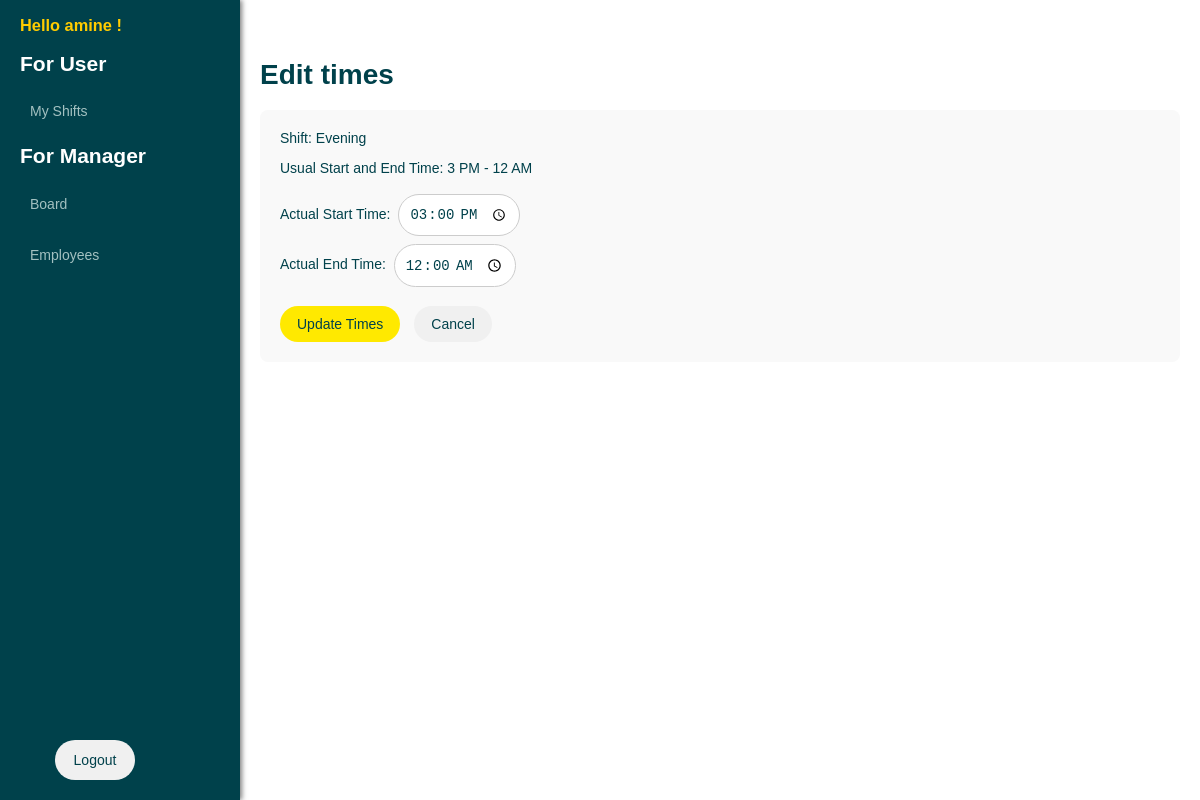
The app's page /my_shifts/update_actual_times/52 (signed in) with its own data.
### tables this page shows
CREATE TABLE "users" (
            id INTEGER PRIMARY KEY AUTOINCREMENT,
            username TEXT NOT NULL UNIQUE,
            password_hash TEXT NOT NULL,
            employee_id INTEGER,
            is_active BOOLEAN NOT NULL DEFAULT 1,
            role TEXT NOT NULL DEFAULT 'adc_employee',
            FOREIGN KEY (employee_id) REFERENCES "employees_old"(id) ON DELETE SET NULL
        );

CREATE TABLE "shifts" (
            id INTEGER PRIMARY KEY AUTOINCREMENT,
            name TEXT NOT NULL,
            start_time TEXT,
            end_time TEXT,
            bg_color TEXT NOT NULL,
            text_color TEXT DEFAULT '#000000',
            is_active BOOLEAN NOT NULL DEFAULT 1
        );

### app/routes/my_shifts.py (the view, shortened to what this page needs)
@my_shifts_bp.route('/update_actual_times/<int:id>', methods=['GET', 'POST'])
def update_actual_times(id):
    employee_shift_data = employee_shift_service.get_employee_shift(id)
    shift_start_time = employee_shift_data['shift_start_time']
    shift_end_time = employee_shift_data['shift_end_time']
    if employee_shift_data['employee_shift'].actual_start_time:
        actual_start_time = datetime.strptime(employee_shift_data['employee_shift'].actual_start_time, '%I:%M %p').strftime('%H:%M')
    elif shift_start_time:
        actual_start_time = datetime.strptime(shift_start_time, '%I %p').strftime('%H:%M')
    else:
        actual_start_time = shift_start_time
    if employee_shift_data['employee_shift'].actual_end_time:
        actual_end_time = datetime.strptime(employee_shift_data['employee_shift'].actual_end_time, '%I:%M %p').strftime('%H:%M')
    elif shift_end_time:
        actual_end_time = datetime.strptime(shift_end_time, '%I %p').strftime('%H:%M')
    else:
        actual_end_time = shift_end_time
    if employee_shift_data is None:
        flash('Employee shift not found', 'error')
        return redirect(url_for('my_shifts.index'))
    employee_id = request.args.get(
        'employee_id') or employee_shift_data['employee_shift'].employee_id
    print(f"shift_start_time {shift_start_time}")
    print(f"shift_end_time {shift_end_time}")
    print(f"actual_start_time {actual_start_time}")
    print(f"actual_end_time {actual_end_time}")
    return render_template(
        'my_shifts/edit_times.html',
        shift_name=employee_shift_data['shift_name'],
        employee_shift=employee_shift_data['employee_shift'],
        employee_id=employee_id,
        shift_start_time=shift_start_time,
        shift_end_time=shift_end_time,
        actual_start_time=actual_start_time,
        actual_end_time=actual_end_time
        )

### app/database/db.py (called while the page is built)
def get_db():
    db = sqlite3.connect(Config.DATABASE)
    db.row_factory = sqlite3.Row
    return db

### app/models/user.py (called while the page is built)
    @property
    def is_authenticated(self):
        return True

    def is_manager(self):
        return self.role == 'manager'

### app/services/user_service.py (called while the page is built)
def get_user_by_id(user_id):
    db = get_db()
    try:
        row = db.execute('SELECT * FROM users WHERE id = ?', (user_id, )).fetchone()
        if row:
            print(f"User data: id={row[0]}, username={row[1]}, employee_id={row[3]}, is_active={row[4]}, role={row[5]}")
            return User(row[0], row[1], row[2], row[3], row[4], row[5])
    except Exception as e:
        print("get_user_by_id: User not found")
        return False
    finally:
        db.close()

### app/utils/time_utils.py (called while the page is built)
def format_time(time_str):
    if time_str:
        time_obj = datetime.strptime(time_str, '%H:%M')
        return time_obj.strftime('%I:%M %p')
    return None

### app/templates/my_shifts/edit_times.html (shortened to what this page needs)
{% extends 'layout.html' %}
{% block title %}<h1>Edit times</h1>{% endblock %}
{% block content %}
<form action="{{ url_for('my_shifts.update_actual_times', id=employee_shift.id) }}" method="post">
    <div class="form-group">
        <p>Shift: {{ shift_name }} </p>
        <p>Usual Start and End Time: {{ shift_start_time }}  - {{ shift_end_time }}</p>
        <div>
            <label for="actual_start_time">Actual Start Time:</label>
            <input type="time" name="actual_start_time" value="{{ actual_start_time or shift_start_time }}">
        </div>
        <div>
            <label for="actual_start_time">Actual End Time:</label>
            <input type="time" name="actual_end_time" value="{{ actual_end_time or shift_end_time}}">
        </div>
    </div>
    <button type="submit">Update Times</button>
    <a href="{{ url_for('my_shifts.index', employee_id=employee_id) }}" class="cancel-button">Cancel</a>
</form>
{% endblock %}

### app/templates/sidebar.html (shortened to what this page needs)
<div class="sidebar">
    <h3>Hello {{ current_user.username }} !</h3>
    <h2>For User</h2>
    <ul>
        <li><a href="{{ url_for('my_shifts.index') }}" class="{% if active == 'my_shifts' %}active{% endif %} menu-item">My Shifts</a></li>
    </ul>
    <h2>For Manager</h2>
    <ul>
        <li><a href="{{ url_for('board.index') }}" class="{% if active == 'board' %}active{% endif %} menu-item">Board</a></li>
        <li><a href="{{ url_for('employees.index') }}" class="{% if active == 'employees' %}active{% endif %} menu-item">Employees</a></li>
    </ul>
    <div class="logout">
        {% if current_user.is_authenticated %}
            <a href="{{ url_for('auth.logout') }}" class="logout-button" title="Logout">
                Logout
            </a>
        {% else %}
            <a href="{{ url_for('auth.login') }}">Login</a>
        {% endif %}
    </div>
</div>

### app/static/css/styles.css (style rules this page uses)
body { font-family: 'Arial', sans-serif; margin: 0; padding: 0; background-color: #ffffff; color: #00414B; }
h1, h2, h3, p { color: #00414B; }

### app/static/css/button.css (style rules this page uses)
form button, .delete-button, .cancel-button, .edit-button, .logout-button, .yellow-button, .blue-button { border-radius: 25px; border: none; cursor: pointer; text-decoration: none; display: inline-block; }
form button { background-color: #FFE900; color: #00414B; }
.cancel-button, .edit-button, .logout-button { background-color: #f0f0f0; color: #00414B; margin-left: 10px; }

### app/static/css/form.css (style rules this page uses)
form { background-color: #f9f9f9; padding: 20px; border-radius: 8px; }
.form-group { margin-bottom: 15px; }
form input[type="text"], form input[type="password"], form input[type="date"], form input[type="time"], form select { font-size: 14px; color: #00414B; width: calc(100% - 20px); max-width: calc(30ch + 20px); padding: 10px; margin: 4px; border-radius: 25px; border: 1px solid #ccc; }
form input[type="time"] { max-width: 100px; }

### app/static/css/list.css (style rules this page uses)
ul { list-style-type: none; padding: 0; margin: 0; width: 95% ; }

### app/static/css/login.css (style rules this page uses)
ul { list-style-type: none; padding-left: 0; }
.logout { max-width: 140px; margin-top: auto; margin-bottom: 20px; text-align: center; }
.logout-button { border: 2px solid transparent; transition: all 0.2s ease; }
.logout a { color: #00414B; text-decoration: none; }

### app/static/css/sidebar.css (style rules this page uses)
.sidebar { width: 200px; background-color: #00414B; padding: 0 20px; box-shadow: 2px 0 5px rgba(0, 0, 0, 0.5); flex-shrink: 0; display: flex; flex-direction: column; justify-content: space-between; position: sticky; top: 0; height: 100vh; }
.sidebar h2, p { margin-top: 0; color: #ffffff; }
.sidebar h3 { color: #ffcc00; }
.sidebar ul { list-style-type: none; padding: 0; }
.sidebar ul li { margin-bottom: 15px; }
.sidebar ul li a { text-decoration: none; color: #A3C1C1; padding: 10px; display: block; border-radius: 5px; transition: background-color 0.3s ease; }

### app/static/css/media.css (style rules this page uses)
@media screen and (min-width: 1024px) and (max-width: 1366px) { body, form button { font-size: 14px; } }
@media screen and (min-width: 1024px) and (max-width: 1366px) { form button, .delete-button, .cancel-button, .edit-button, .logout-button, .yellow-button, .blue-button { padding: 10px 17px; } }

### records on screen
users: username "amine"
shifts: name "Evening", start_time "3 PM", end_time "12 AM"
